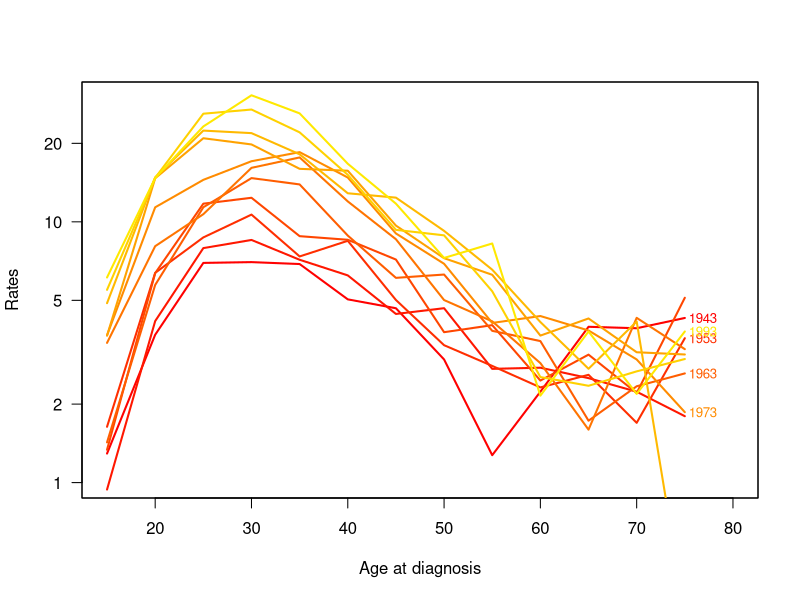
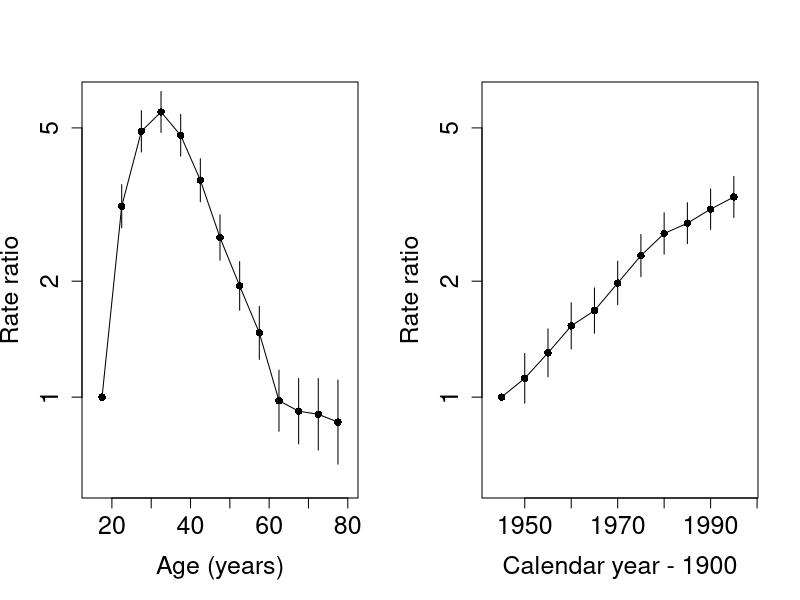
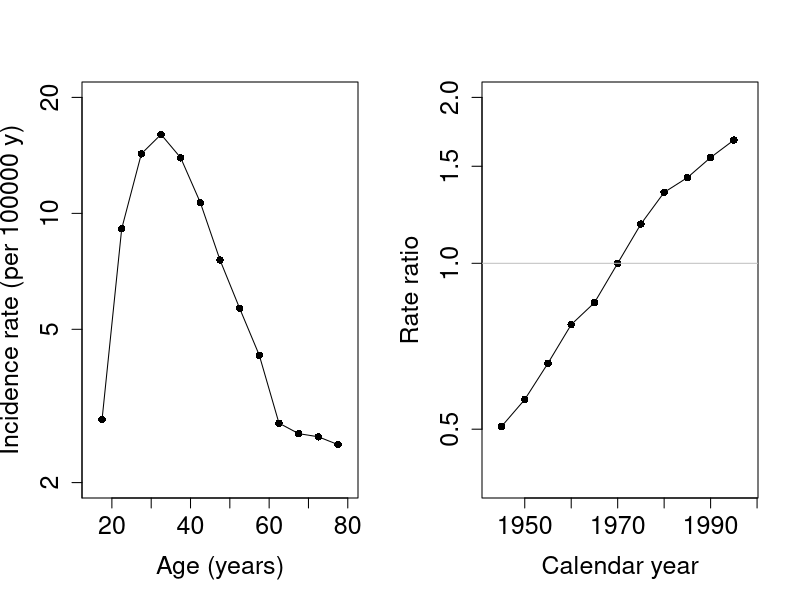
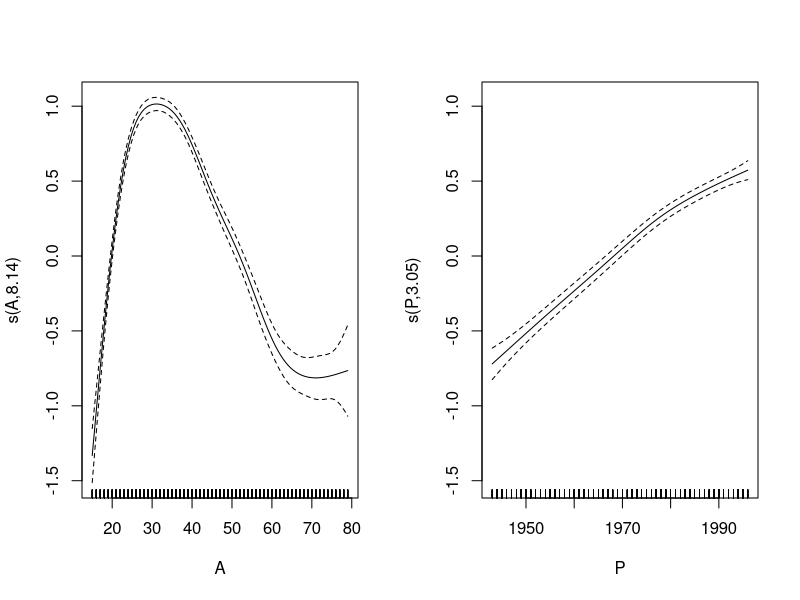
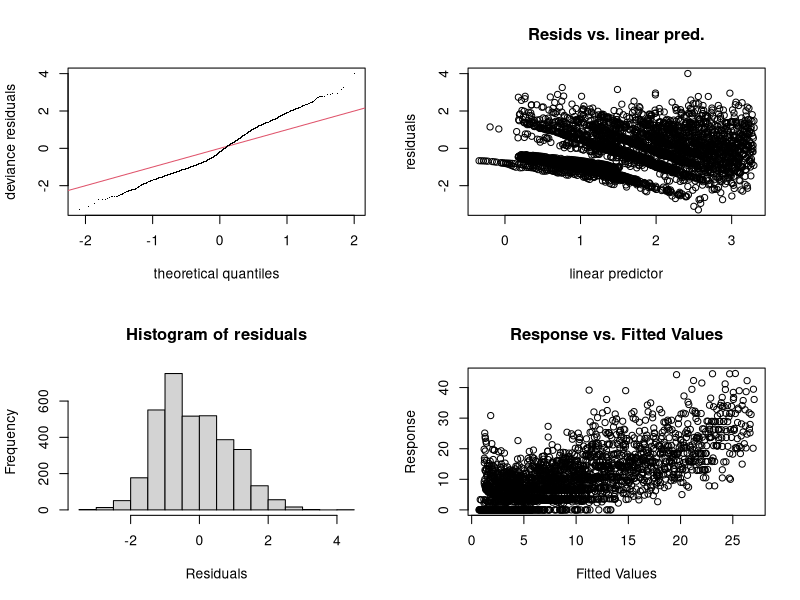
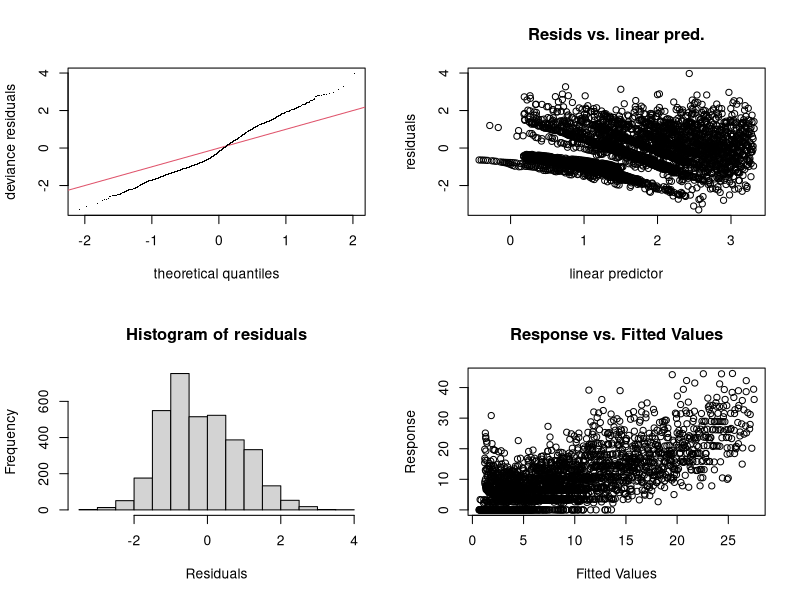
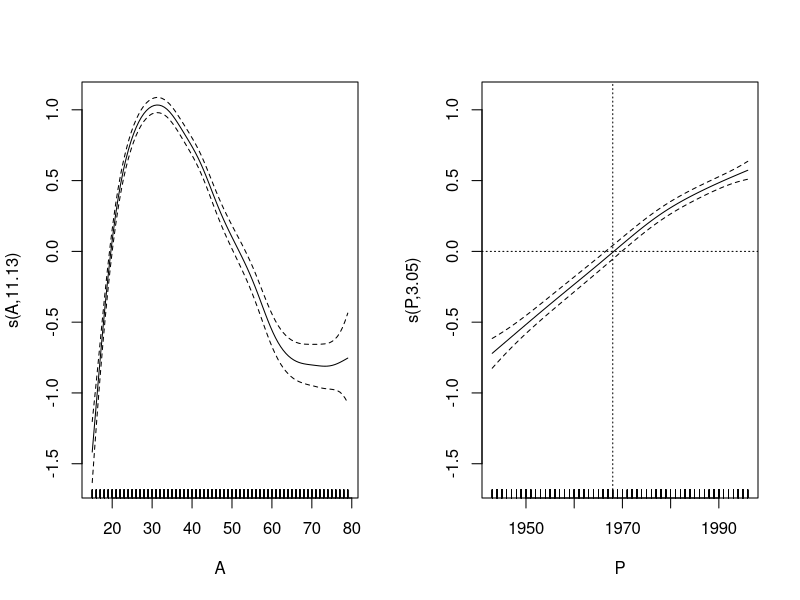
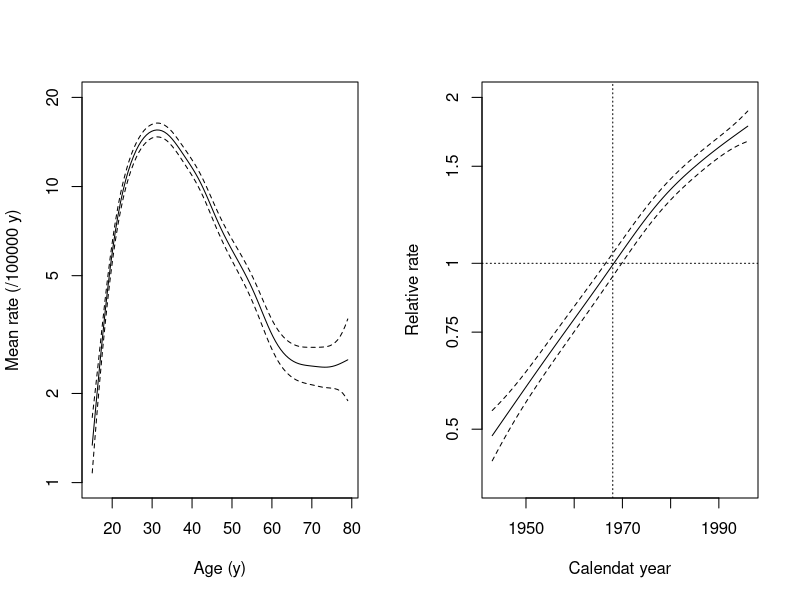

These charts were generated, in order, by the following R code:
## ---- chunk 1
knitr::opts_chunk$set(results='hide',keep.source=TRUE,include=FALSE,eps=FALSE,prefix.string='./graph/cont-eff')
## ---- chunk 2
# opt <- options()
# options( width=90,
#          SweaveHooks=list( fig=function()
#          par(mar=c(3,3,1,1),mgp=c(3,1,0)/1.6,las=1,bty="n") ) )
## ---- chunk 3
library( Epi )
library(mgcv)
   data( testisDK )
    str( testisDK )
summary( testisDK )
   head( testisDK )
## ---- chunk 4
tdk <- subset(testisDK, A > 14 & A < 80)
tdk$Age <- cut(tdk$A, br = 5*(3:16), include.lowest=TRUE, right=FALSE)
   nAge <- length(levels(tdk$Age))
tdk$Per <- cut(tdk$P, br = seq(1943,1998,by=5), 
               include.lowest=TRUE, right=FALSE)
   nPer <- length(levels(tdk$Per))
## ---- chunk 5
tab <- stat.table(  index = list(Age, Per),
                 contents = list(D = sum(D), 
                                 Y = sum(Y/1000),
                              rate = ratio(D, Y, 10^5) ),
                  margins = TRUE, 
                     data = tdk ) 
print(tab, digits=c(sum=0, ratio=1))	
## ---- chunk 6
str(tab)
par(mfrow=c(1,1))
rateplot( rates=tab[3, 1:nAge, 1:nPer], which="ap", ylim=c(1,30), 
           age=seq(15, 75, 5), per=seq(1943, 1993, 5), 
           col=heat.colors(16), ann=TRUE )
## ---- chunk 7
tdk$Y <- tdk$Y/100000
mCat <- glm( cbind(D,Y) ~ Age + Per, 
             family=poisreg(link=log), data= tdk )
round( ci.exp( mCat ), 2)
## ---- chunk 8
aMid <- seq(17.5, 77.5, by = 5)
pMid <- seq(1945, 1995, by = 5)
par(mfrow=c(1,2))
plot( c(15,80), c(0.6, 6), type="n", log="y", 
      cex.lab = 1.5, cex.axis = 1.5, 
   xlab = "Age (years)", ylab = "Rate ratio") 
lines( aMid,  c( 1, ci.exp(mCat)[2:13, 1] ), type = "o", pch = 16 )
segments( aMid[-1],  ci.exp(mCat)[2:13, 2], 
          aMid[-1], ci.exp(mCat)[2:13, 3] ) 
plot( c(1943,1998), c(0.6, 6), type="n", log="y", 
      cex.lab = 1.5, cex.axis = 1.5, 
   xlab = "Calendar year - 1900", ylab = "Rate ratio") 
lines( pMid,c( 1, ci.exp(mCat)[14:23, 1] ), type = 'o', pch = 16 )
segments( pMid[-1],  ci.exp(mCat)[14:23, 2], 
          pMid[-1],  ci.exp(mCat)[14:23, 3] ) 
## ---- chunk 9
tdk$Per70 <- Relevel(tdk$Per, ref = 6)
mCat2 <- glm( cbind(D,Y) ~ -1 + Age +Per70, 
              family=poisreg(link=log), data= tdk )
round( ci.exp( mCat2 ), 2)
## ---- chunk 10
par(mfrow=c(1,2))
plot( c(15,80), c(2, 20), type="n", log="y", cex.lab = 1.5, cex.axis = 1.5, 
   xlab = "Age (years)", ylab = "Incidence rate (per 100000 y)") 
lines( aMid,  c(ci.exp(mCat2)[1:13, 1] ), type = "o", pch = 16) 
plot( c(1943,1998), c(0.4, 2), type="n", log="y", 
      cex.lab = 1.5, cex.axis = 1.5, 
   xlab = "Calendar year", ylab = "Rate ratio") 
lines( pMid, c(ci.exp(mCat2)[14:18, 1], 1, ci.exp(mCat2)[19:23, 1]),  
   type = "o", pch = 16 )
abline(h=1, col="gray")
## ---- chunk 11
library(mgcv)
mPen <- gam( cbind(D, Y) ~ s(A) + s(P),  
           family = poisreg(link=log), data = tdk)
summary(mPen)					
## ---- chunk 12
par(mfrow=c(1,2))
plot(mPen, seWithMean=TRUE)
## ---- chunk 13
par(mfrow=c(2,2))
gam.check(mPen)					
## ---- chunk 14
mPen2 <- gam( cbind(D,Y) ~ s(A, k=20) + s(P),  
           family = poisreg(link=log), data = tdk)
summary(mPen2)
par(mfrow=c(2,2))
gam.check(mPen2)					
## ---- chunk 15
par( mfrow=c(1,2) )
plot( mPen2, seWithMean=TRUE )
abline( v=1968, h=0, lty=3 )
## ---- chunk 16
par( mfrow=c(1,2) )
icpt <- coef(mPen2)[1]  #  estimated intecept
plot( mPen2, seWithMean=TRUE, select=1, rug=FALSE,       
      yaxt="n", ylim= c(log(1),log(20)) - icpt, 
      xlab="Age (y)", ylab="Mean rate (/100000 y)" )
axis(2, at = log( c(1, 2, 5, 10, 20)) - icpt, labels=c(1, 2, 5, 10, 20) )
plot( mPen2, seWithMean=TRUE, select=2, rug=FALSE, 
      yaxt="n", ylim=c( log(0.4), log(2) ), 
      xlab="Calendat year", ylab="Relative rate")
axis(2, at=log( c(0.5, 0.75, 1, 1.5, 2)), labels = c(0.5, 0.75, 1, 1.5, 2))
abline( v=1968, h=0, lty=3 )
